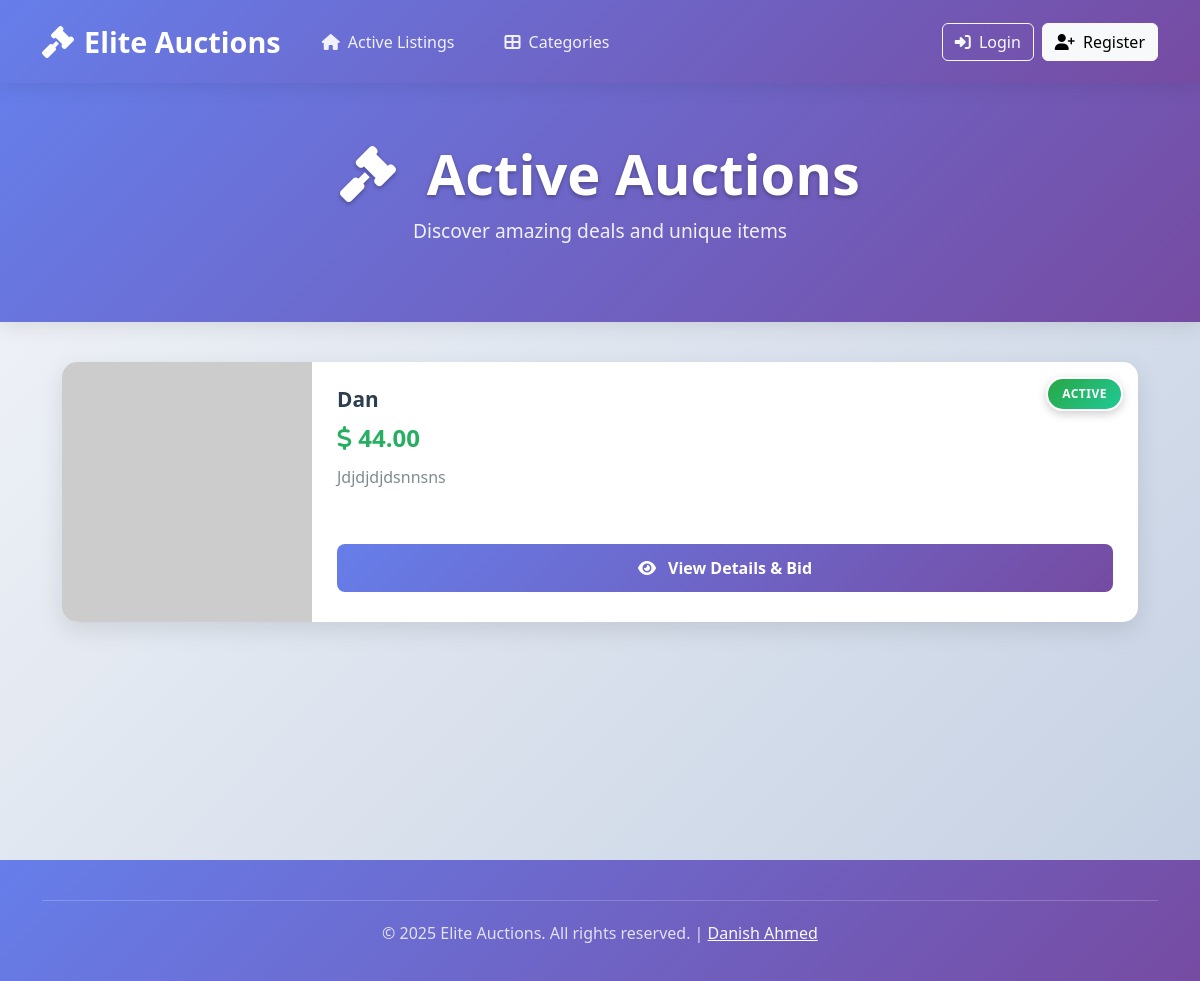
The app's page /category/Electronics with its own data.
### auctions/models.py (models this page shows, shortened)
class Listing(models.Model):
    title=models.CharField(max_length=64)
    desc=models.TextField()
    url=models.URLField(blank=True)
    is_active = models.BooleanField(default=True)
    owner = models.ForeignKey("User", on_delete=models.CASCADE)
    winner = models.ForeignKey(User, on_delete=models.SET_NULL, null=True, blank=True, related_name="won_listings")
    category=models.CharField(max_length=64,blank=True,choices=[
        ("Fashion", "Fashion"),
        ("Toys", "Toys"),
        ("Electronics", "Electronics"),
        ("Home", "Home"),
        ]
    )

class Bid(models.Model):
    amount = models.DecimalField(max_digits=20,decimal_places=2)
    bidmaker = models.ForeignKey("User", on_delete=models.CASCADE)
    listing = models.ForeignKey("Listing", on_delete=models.CASCADE, related_name="bids")

### auctions/views.py (the view)
# urls.py: path('category/<str:category>',views.category,name="category"),
def category(request, category):
    clistings = Listing.objects.filter(category=category).all()
    return render(request, "auctions/index.html", {
        "listings_with_bids": [
            (
                listing,
                listing.bids.last().amount if listing.bids.last() else "No bids yet"
            )
            for listing in clistings
        ]
    })

### auctions/templates/auctions/index.html (shortened to what this page needs)
{% extends "auctions/layout.html" %}
{% load static %}
{% block head %}
<link href="https://cdnjs.cloudflare.com/ajax/libs/font-awesome/6.4.0/css/all.min.css" rel="stylesheet">
{% endblock %}
{% block body %}
<div class="main-header">
    <div class="container">
        <h2 class="display-4">
            <i class="fas fa-gavel me-3"></i>
            Active Auctions
        </h2>
        <p>Discover amazing deals and unique items</p>
    </div>
</div>
<div class="container">
    {% if listings_with_bids %}
    <div class="horizontal-cards">
        {% for listing, current_bid in listings_with_bids %}
        <div class="horizontal-card">
            <span class="status-badge {% if listing.is_active %}status-active{% else %}status-closed{% endif %}">
                {% if listing.is_active %}ACTIVE{% else %}CLOSED{% endif %}
            </span>
            <div class="card-image" style="background-image: url('{% firstof listing.url "https://via.placeholder.com/300x200?text=No+Image" %}')">
            </div>
            <div class="card-content">
                <div>
                    <h5 class="card-title">{{ listing.title }}</h5>
                    <p class="card-price">
                        <i class="fas fa-dollar-sign"></i> {{ current_bid|floatformat:2 }}
                    </p>
                    <p class="card-description">{{ listing.desc|truncatechars:120 }}</p>
                </div>
                <div class="card-actions">
                    <a href="{% url 'listing' listing.pk %}" class="btn btn-primary-modern btn-modern">
                        <i class="fas fa-eye me-2"></i> View Details & Bid
                    </a>
                </div>
            </div>
        </div>
        {% endfor %}
    </div>
    {% else %}
    <div class="empty-state">
        <i class="fas fa-box-open"></i>
        <h4>No Active Listings</h4>
        <p class="text-muted">Check back later for exciting new auctions!</p>
    </div>
    {% endif %}
</div>
{% endblock %}

### auctions/static/auctions/styles.css (style rules this page uses)
:root { --primary-gradient: linear-gradient(135deg, #667eea 0%, #764ba2 100%); --success-gradient: linear-gradient(135deg, #4facfe 0%, #00f2fe 100%); --danger-gradient: linear-gradient(135deg, #fa709a 0%, #fee140 100%); --card-shadow: 0 8px 25px rgba(0, 0, 0, 0.1); --card-shadow-hover: 0 15px 35px rgba(0, 0, 0, 0.15); }
body { background: linear-gradient(135deg, #f5f7fa 0%, #c3cfe2 100%); font-family: 'Segoe UI', Tahoma, Geneva, Verdana, sans-serif; min-height: 100vh; }
.main-header { background: var(--primary-gradient); padding: 60px 0; margin-bottom: 40px; color: white; text-align: center; box-shadow: 0 4px 20px rgba(0, 0, 0, 0.1); }
.horizontal-cards { display: flex; flex-direction: column; gap: 20px; max-width: 1200px; margin: 0 auto; padding: 0 20px; }
.horizontal-card { background: white; border-radius: 15px; box-shadow: var(--card-shadow); overflow: hidden; transition: all 0.3s ease; display: flex; height: 200px; }
.horizontal-card .card-image { width: 250px; height: 100%; background-size: cover; background-position: center; position: relative; }
.status-active { background: var(--success-gradient); }
.horizontal-card .card-content { flex: 1; padding: 25px; display: flex; flex-direction: column; justify-content: space-between; }
.horizontal-card .card-title { font-size: 1.3rem; font-weight: 600; color: #2c3e50; margin-bottom: 8px; }
.horizontal-card .card-price { font-size: 1.5rem; font-weight: 700; color: #27ae60; margin-bottom: 10px; }
.horizontal-card .card-description { color: #7f8c8d; line-height: 1.4; margin-bottom: 15px; flex-grow: 1; }
.horizontal-card .card-actions { margin-top: auto; }
.btn-modern { padding: 12px 24px; border-radius: 8px; font-weight: 600; border: none; transition: all 0.3s ease; text-decoration: none; display: inline-block; text-align: center; }
.btn-primary-modern { background: var(--primary-gradient); color: white; }

### auctions/templates/auctions/index.html (style rules this page uses)
.main-header { background: linear-gradient(135deg, #667eea 0%, #764ba2 100%); padding: 60px 0; margin-bottom: 40px; color: white; text-align: center; box-shadow: 0 4px 20px rgba(0, 0, 0, 0.1); }
.main-header h2 { font-weight: 700; text-shadow: 0 2px 4px rgba(0, 0, 0, 0.3); margin: 0; }
.main-header p { font-size: 1.2rem; opacity: 0.9; margin-top: 10px; }
.horizontal-cards { display: flex; flex-direction: column; gap: 20px; max-width: 1200px; margin: 0 auto; padding: 0 20px; }
.horizontal-card { background: white; border-radius: 15px; box-shadow: 0 8px 25px rgba(0, 0, 0, 0.1); overflow: hidden; transition: all 0.3s ease; display: flex; min-height: 260px; position: relative; }
.horizontal-card .card-image { width: 250px; height: 100%; min-height: 260px; background-size: cover; background-position: center; flex-shrink: 0; }
.horizontal-card .card-content { flex: 1; padding: 25px 25px 15px 25px; display: flex; flex-direction: column; justify-content: space-between; min-height: 260px; }
.horizontal-card .card-title { font-size: 1.3rem; font-weight: 600; color: #2c3e50; margin-bottom: 8px; }
.horizontal-card .card-price { font-size: 1.5rem; font-weight: 700; color: #27ae60; margin-bottom: 10px; }
.horizontal-card .card-description { color: #7f8c8d; line-height: 1.4; margin-bottom: 15px; flex-grow: 1; }
.horizontal-card .card-actions { margin-top: auto; padding: 20px 0 15px 0; }
.btn-modern { padding: 12px 24px; border-radius: 8px; font-weight: 600; border: none; transition: all 0.3s ease; text-decoration: none; display: inline-block; text-align: center; width: 100%; box-sizing: border-box; }
.btn-primary-modern { background: linear-gradient(135deg, #667eea 0%, #764ba2 100%); color: white; }
.status-badge { position: absolute; top: 15px; right: 15px; z-index: 10; padding: 6px 14px; border-radius: 20px; font-size: 0.75rem; font-weight: 700; text-transform: uppercase; letter-spacing: 0.5px; box-shadow: 0 3px 10px rgba(0, 0, 0, 0.2); border: 2px solid white; }
.status-active { background: linear-gradient(135deg, #28a745, #20c997); color: white; }

### auctions/templates/auctions/layout.html (style rules this page uses)
:root { --primary-gradient: linear-gradient(135deg, #667eea 0%, #764ba2 100%); --secondary-gradient: linear-gradient(135deg, #4facfe 0%, #00f2fe 100%); --success-gradient: linear-gradient(135deg, #11998e 0%, #38ef7d 100%); --card-shadow: 0 8px 25px rgba(0, 0, 0, 0.1); --nav-height: 80px; }
body { background: linear-gradient(135deg, #f5f7fa 0%, #c3cfe2 100%); font-family: 'Segoe UI', Tahoma, Geneva, Verdana, sans-serif; min-height: 100vh; }

### records on screen
Listing: is_active "ACTIVE", title "Dan", amount "44.00", desc "Jdjdjdjdsnnsns"
